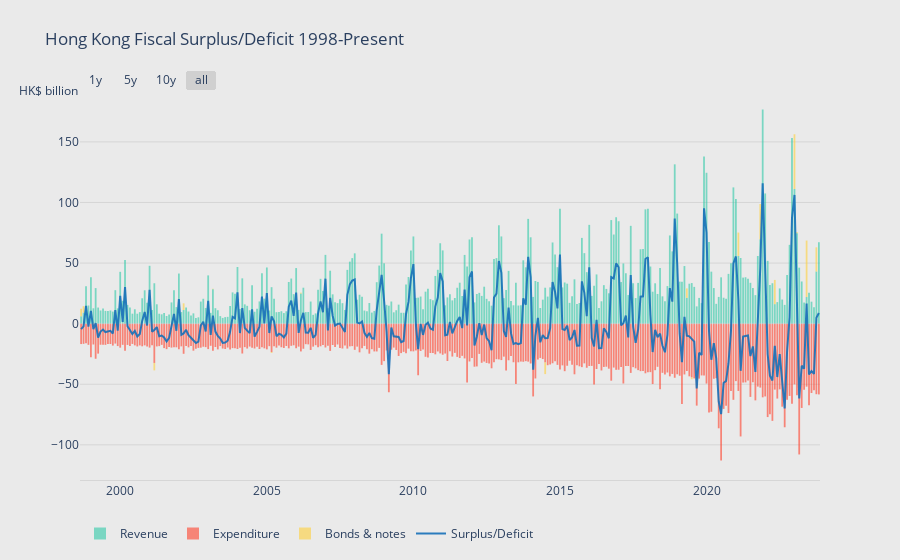

Source (notebook cell):
### Code cell
# Hong Kong Fiscal Surplus / Deficit 1998-Present
df['revenue_billion'] = df['revenue'] / 1000
df['expenditure_billion'] = df['expenditure'] / 1000
df['proceed_repayment_billion'] = df['proceed_repayment'] / 1000
df['surplus_deficit_billion'] = df['revenue_billion'] + df['expenditure_billion'] + df['proceed_repayment_billion'].fillna(0)

fig = go.Figure()

def add_bar(data, name, color):
    fig.add_trace(
        go.Bar(
            name = name,
            x = df['month'],
            y = df[data],
            marker_color = color,
            marker_line_width = 0,
            opacity = 0.6,
            hovertemplate = 'HK$%{y:,.1f} billion'
        )
    )

add_bar('revenue_billion', 'Revenue', '#31CAA8')
add_bar('expenditure_billion', 'Expenditure', '#FF412C')
add_bar('proceed_repayment_billion', 'Bonds & notes', '#FFD13C')

fig.add_trace(
    go.Scatter(
        name = 'Surplus/Deficit',
        x = df['month'],
        y = df['surplus_deficit_billion'],
        mode= 'lines',
        line_color = '#1770B8',
        opacity = 0.9,
        hovertemplate = 'HK$%{y:,.1f} billion'
    )
)

fig.update_layout(
    title = "Hong Kong Fiscal Surplus/Deficit 1998-Present",
    showlegend = True,
    legend_orientation = 'h',
    margin = dict(t=90, b=30, l=80, r=80),
    barmode = 'relative',
    hovermode = 'x unified',
    template = 'plotly_white',
    paper_bgcolor = '#eaeaea',
    plot_bgcolor = '#eaeaea',
    hoverlabel = dict(
        bgcolor = '#eaeaea'
    ),
)

fig.update_xaxes(
    linecolor = '#d6d6d6',
    hoverformat = '%B %Y',
    rangeselector= dict(
        buttons = list([
            dict(count=1,
                label="1y",
                step="year",
                stepmode="backward"),
            dict(count=5,
                label="5y",
                step="year",
                stepmode="backward"),
            dict(count=10,
                label="10y",
                step="year",
                stepmode="backward"),
            dict(step="all")
        ]),
        bgcolor = '#eaeaea',
        x = 0,
        y = 1
    ),
)

fig.update_yaxes(
    tickformat = ',',
    gridcolor = '#d6d6d6'
)

fig.add_annotation(
    xref = 'paper',
    x = 0,
    yref = 'paper',
    y = 1,
    text = 'HK$ billion',
    showarrow = False,
    xanchor = 'right',
    yanchor = 'middle'
)

fig.show()

fig.write_html('surplus-deficit.html')

### Figure 1 — Plotly figure (JSON) as saved in the notebook; plotly's stock layout.template omitted (floating-point values rounded to 4 significant figures; data arrays with more than 128 entries replaced by an {"elided": "..."} marker saying what was removed)
{"data": [{"hovertemplate": "HK$%{y:,.1f} billion", "marker": {"color": "#31CAA8", "line": {"width": 0}}, "name": "Revenue", "opacity": 0.6, "type": "bar", "x": {"elided": "303 str values"}, "y": {"elided": "303 float values"}}, {"hovertemplate": "HK$%{y:,.1f} billion", "marker": {"color": "#FF412C", "line": {"width": 0}}, "name": "Expenditure", "opacity": 0.6, "type": "bar", "x": {"elided": "303 str values"}, "y": {"elided": "303 float values"}}, {"hovertemplate": "HK$%{y:,.1f} billion", "marker": {"color": "#FFD13C", "line": {"width": 0}}, "name": "Bonds & notes", "opacity": 0.6, "type": "bar", "x": {"elided": "303 str values"}, "y": {"elided": "303 float values"}}, {"hovertemplate": "HK$%{y:,.1f} billion", "line": {"color": "#1770B8"}, "mode": "lines", "name": "Surplus/Deficit", "opacity": 0.9, "type": "scatter", "x": {"elided": "303 str values"}, "y": {"elided": "303 float values"}}], "layout": {"annotations": [{"showarrow": false, "text": "HK$ billion", "x": 0, "xanchor": "right", "xref": "paper", "y": 1, "yanchor": "middle", "yref": "paper"}], "barmode": "relative", "hoverlabel": {"bgcolor": "#eaeaea"}, "hovermode": "x unified", "legend": {"orientation": "h"}, "margin": {"b": 30, "l": 80, "r": 80, "t": 90}, "paper_bgcolor": "#eaeaea", "plot_bgcolor": "#eaeaea", "showlegend": true, "title": {"text": "Hong Kong Fiscal Surplus/Deficit 1998-Present"}, "xaxis": {"hoverformat": "%B %Y", "linecolor": "#d6d6d6", "rangeselector": {"bgcolor": "#eaeaea", "buttons": [{"count": 1, "label": "1y", "step": "year", "stepmode": "backward"}, {"count": 5, "label": "5y", "step": "year", "stepmode": "backward"}, {"count": 10, "label": "10y", "step": "year", "stepmode": "backward"}, {"step": "all"}], "x": 0, "y": 1}}, "yaxis": {"gridcolor": "#d6d6d6", "tickformat": ","}}}
